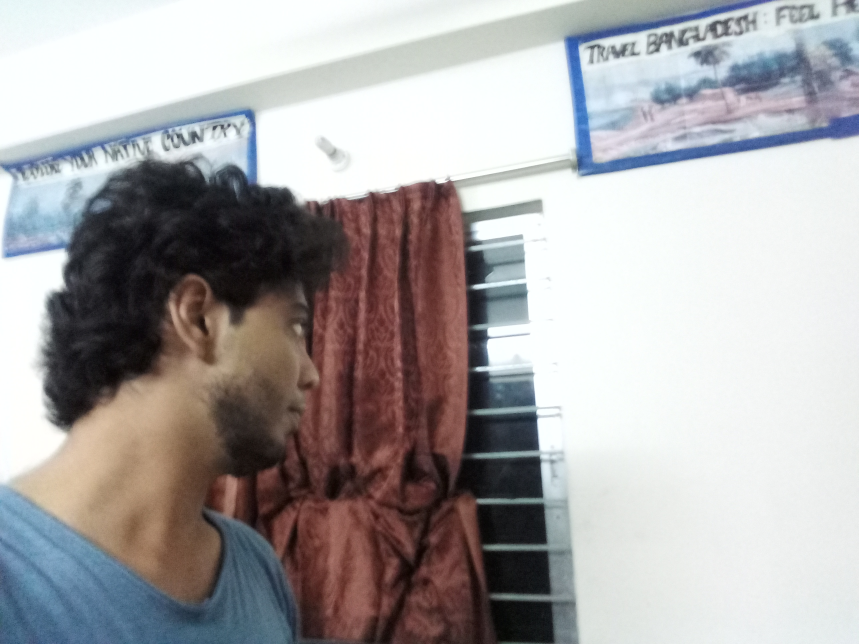
#> input picture FileUploader/media/images/20180317_004709.jpg, 2576 x 1932 px, given in place of side.png, which was not available (shown at 1/3 size)
$ python 'Distance between objects.py'
#> lines starting #> are read from the running program, lines starting #| are printed output that depends on the picture; after the words box and inside, x2 and y2 are one past the last pixel; in counts of white or black regions, pixels touching at a corner belong together; pictures that were not available may be replaced by others from this repository, and a replacement may not be noted
from imutils import paths
import numpy as np
import imutils
import cv2


def find_marker(image):
    gray = cv2.cvtColor(image, cv2.COLOR_BGR2GRAY)
    gray = cv2.GaussianBlur(gray, (5, 5), 0)
    edged = cv2.Canny(gray, 35, 125)
    cnts = cv2.findContours(edged.copy(), cv2.RETR_LIST, cv2.CHAIN_APPROX_SIMPLE)
    cnts = imutils.grab_contours(cnts)
    c = max(cnts, key = cv2.contourArea)
    return cv2.minAreaRect(c)


def distance_to_camera(knownWidth, focalLength, perWidth):
    return (knownWidth * focalLength) / perWidth


KNOWN_DISTANCE = 24.0
KNOWN_WIDTH = 11.0
image = cv2.imread("side.png")
#> image is the input picture: shape (1932, 2576, 3); mean B, G, R 167.3, 166.6, 169.3
marker = find_marker(image)
#> in find_marker, `gray = cv2.cvtColor(image, cv2.COLOR_BGR2GRAY)`:
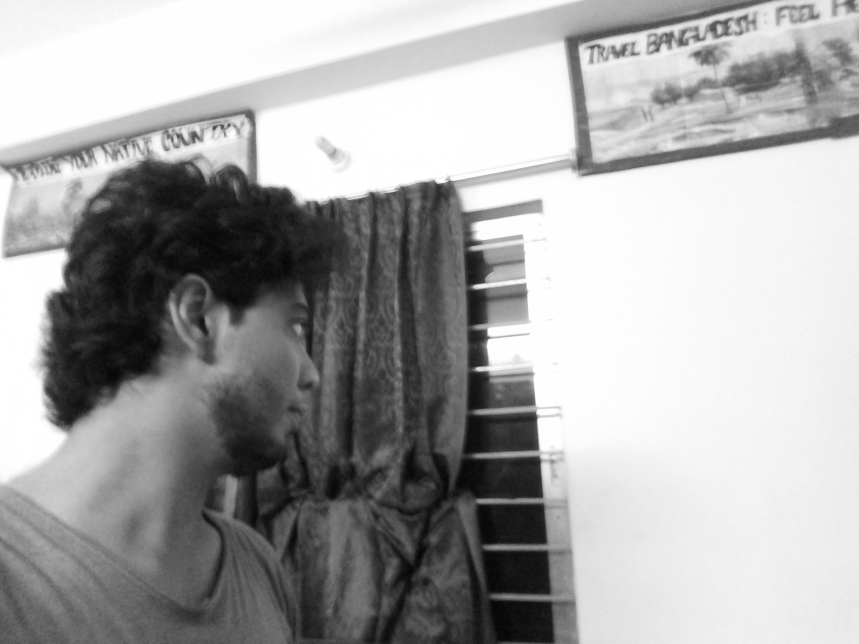
#> gray: shape (1932, 2576) (shown at 1/3 size); min 3, max 255, mean 167.5
#> in find_marker, `edged = cv2.Canny(gray, 35, 125)`:
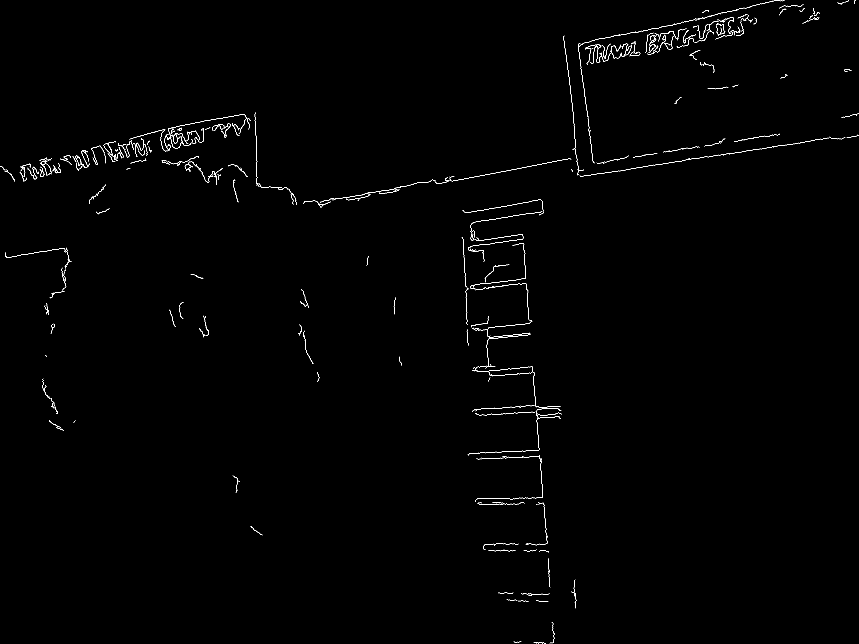
#> edged: shape (1932, 2576) (shown at 1/3 size); 0.43% white in thin lines or dots
#> in find_marker, `cnts = cv2.findContours(edged.copy(), cv2.RETR_LIST, cv2.CHAIN_APPROX_..`: cnts = 391 contours, 370 with area under 20; largest, box (x1, y1, x2, y2) and area: (498, 342, 749, 445) 49, (120, 474, 156, 526) 46, (531, 383, 545, 392) 44, (227, 450, 269, 504) 41, (536, 385, 545, 392) 32
#> in find_marker, `c = max(cnts, key = cv2.contourArea)`: c = contour of 435 points, box (x1, y1, x2, y2) (498, 342, 749, 445), area 49
#> marker = ((622.2, 387.1), (249.6, 64.54), -14.8)
focalLength = (marker[1][0] * KNOWN_DISTANCE) / KNOWN_WIDTH
#> focalLength = 544.6
for imagePath in sorted(paths.list_images("images")):
    image = cv2.imread(imagePath)
    marker = find_marker(image)
    inches = distance_to_camera(KNOWN_WIDTH, focalLength, marker[1][0])
#> inches = 24
    box = cv2.boxPoints(marker)
#> box = [[509.8, 450.1], [493.3, 387.7], [734.6, 324], [751.1, 386.4]]
    box = np.int0(box)
#> box = [[509, 450], [493, 387], [734, 323], [751, 386]]
    cv2.drawContours(image, [box], -1, (0, 255, 0), 2)
    cv2.putText(image, "%.2fft" % (inches / 12), (image.shape[1] - 200, image.shape[0] - 20), cv2.FONT_HERSHEY_SIMPLEX, 2.0, (0, 255, 0), 3)
    cv2.imshow("image", image)
    cv2.waitKey(0)
#> pass 2 of the loop `for imagePath in sorted(paths.list_images("images")):`:
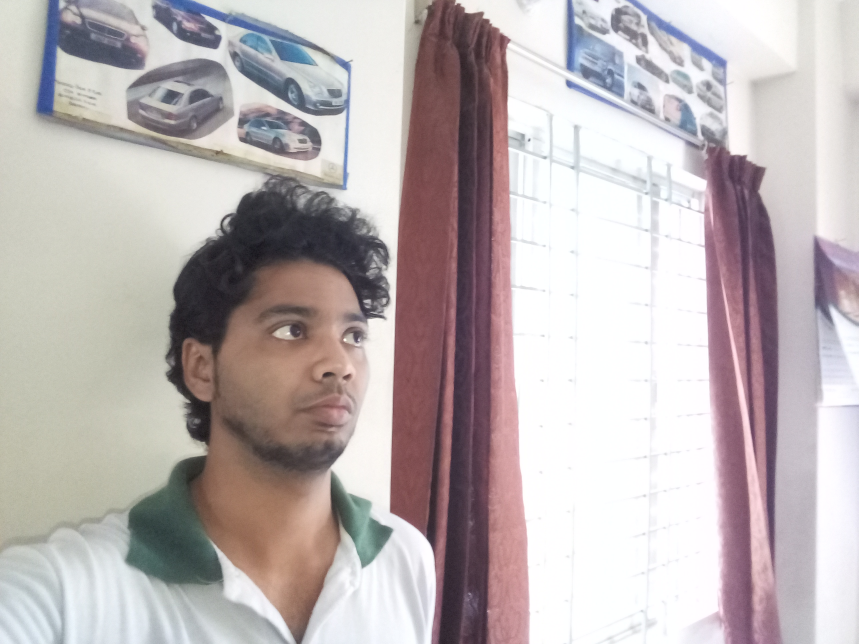
#> input picture FileUploader/media/images/20180413_101749.jpg, 2576 x 1932 px (shown at 1/3 size)
#> image is the input picture: shape (1932, 2576, 3); mean B, G, R 179.9, 179.3, 188.3
#> in find_marker (call 3), `gray = cv2.cvtColor(image, cv2.COLOR_BGR2GRAY)`:
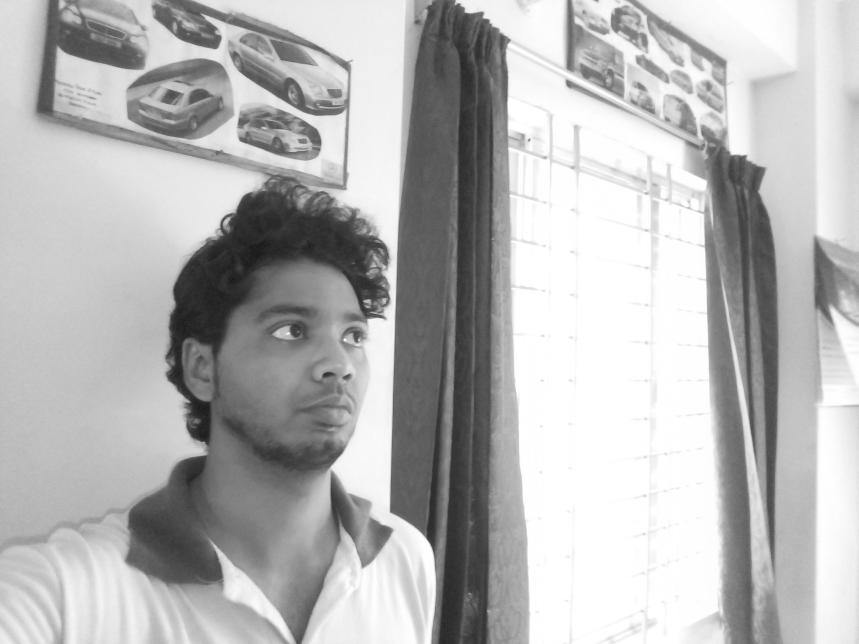
#> gray: shape (1932, 2576) (shown at 1/3 size); min 17, max 255, mean 182
#> in find_marker (call 3), `edged = cv2.Canny(gray, 35, 125)`:
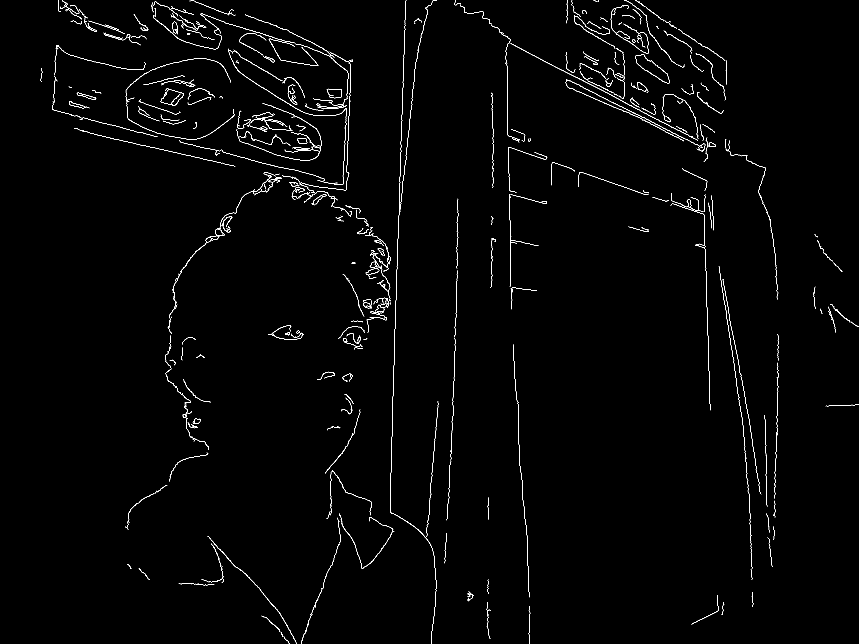
#> edged: shape (1932, 2576) (shown at 1/3 size); 0.92% white in thin lines or dots
#> cnts = 503 contours, 390 with area under 20; largest, box (x1, y1, x2, y2) and area: (891, 415, 922, 432) 373, (891, 415, 922, 432) 366, (230, 278, 289, 299) 352, (230, 278, 288, 299) 335, (1531, 130, 2094, 422) 254
#> c = contour of 31 points, box (x1, y1, x2, y2) (891, 415, 922, 432), area 373
#> `marker = find_marker(image)`: marker = ((906, 423), (16, 30), -90)
#> inches = 374.4
#> `box = cv2.boxPoints(marker)`: box = [[921, 431], [891, 431], [891, 415], [921, 415]]
#> pass 3 of the loop `for imagePath in sorted(paths.list_images("images")):`:
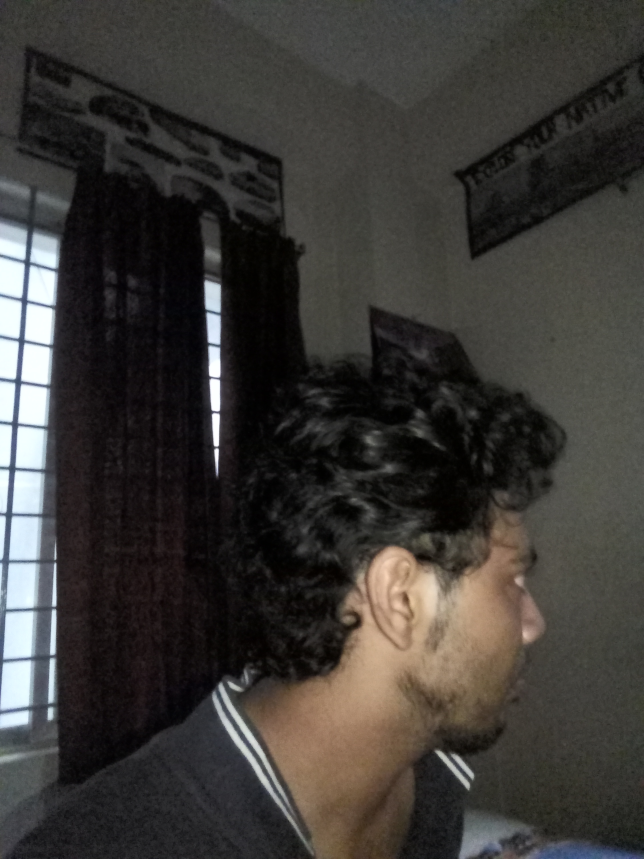
#> input picture FileUploader/media/images/20180414_172947.jpg, 1932 x 2576 px (shown at 1/3 size)
#> image is the input picture: shape (2576, 1932, 3); mean B, G, R 55, 58.3, 61
#> in find_marker (call 4), `gray = cv2.cvtColor(image, cv2.COLOR_BGR2GRAY)`:
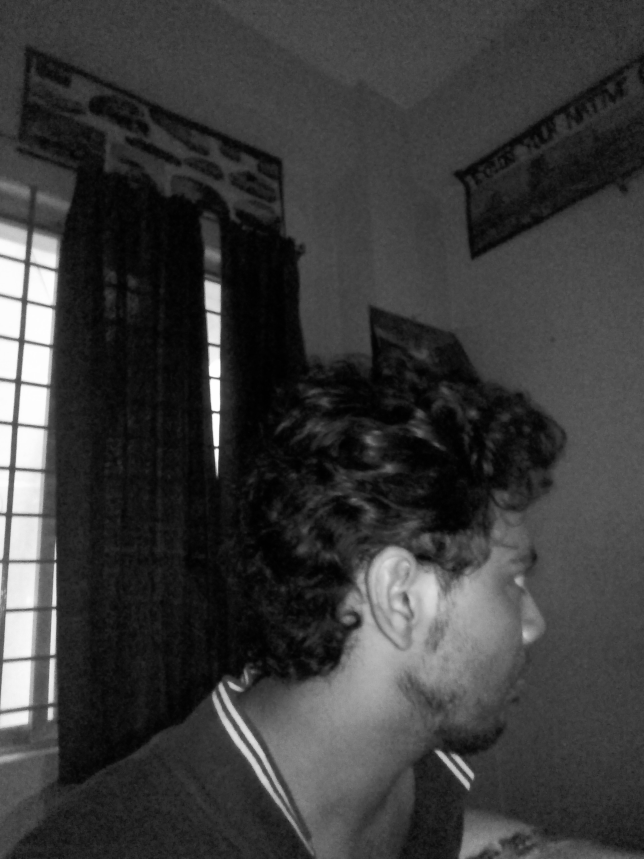
#> gray: shape (2576, 1932) (shown at 1/3 size); min 0, max 255, mean 58.7
#> in find_marker (call 4), `edged = cv2.Canny(gray, 35, 125)`:
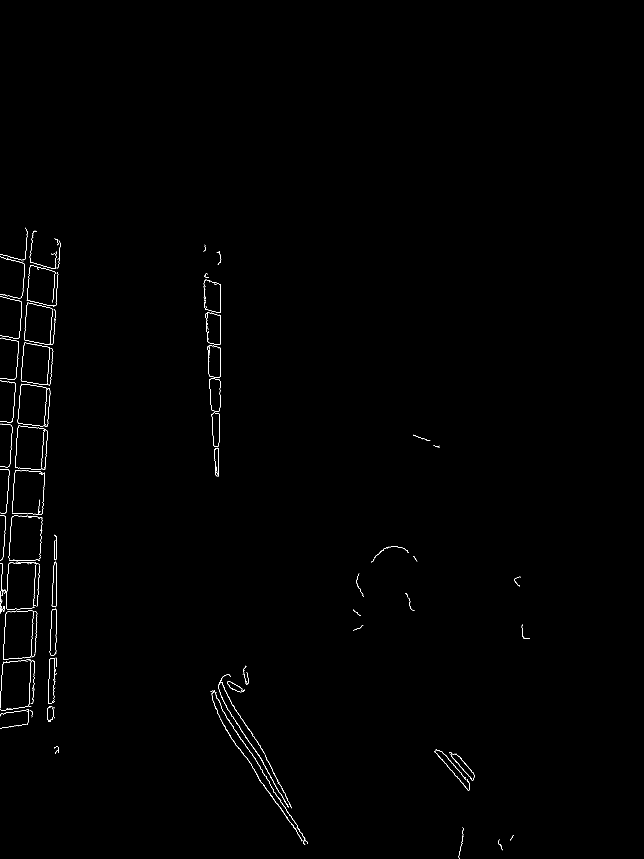
#> edged: shape (2576, 1932) (shown at 1/3 size); 0.31% white in thin lines or dots, all inside (x1, y1, x2, y2) = (0, 683, 1589, 2576)
#> cnts = 215 contours, 189 with area under 20; largest, box (x1, y1, x2, y2) and area: (9, 1831, 101, 1980) 11748, (9, 1831, 101, 1980) 11740, (623, 1036, 662, 1134) 3258, (623, 1036, 662, 1134) 3246, (628, 1134, 661, 1235) 2792
#> c = contour of 125 points, box (x1, y1, x2, y2) (9, 1831, 101, 1980), area 11748
#> `marker = find_marker(image)`: marker = ((54.65, 1905), (152.3, 84.9), -86.91)
#> inches = 39.33
#> `box = cv2.boxPoints(marker)`: box = [[92.93, 1983.4], [8.15, 1978.8], [16.37, 1826.7], [101.1, 1831.3]]
#> `box = np.int0(box)`: box = [[92, 1983], [8, 1978], [16, 1826], [101, 1831]]
#> the loop made 4 passes; the first 3 are shown
